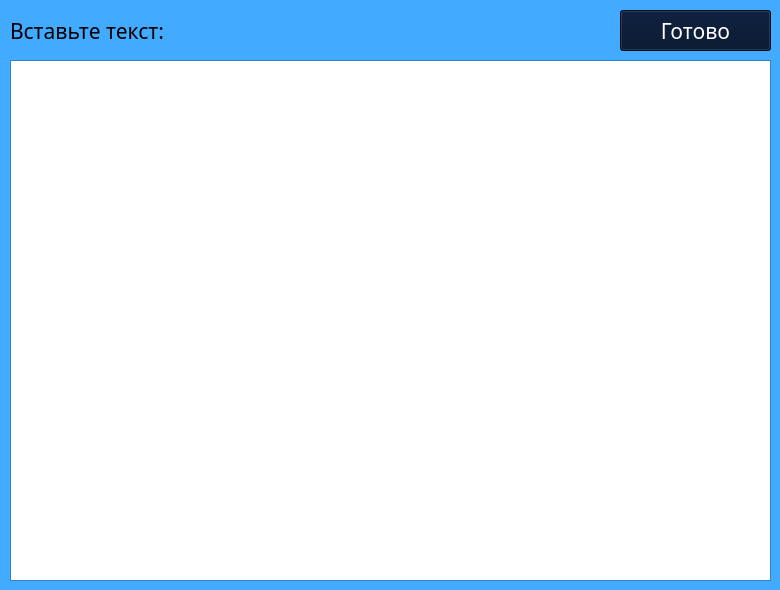
<?xml version="1.0" encoding="UTF-8"?>
<ui version="4.0">
 <class>MainWindow</class>
 <widget class="QMainWindow" name="MainWindow">
  <property name="geometry">
   <rect>
    <x>0</x>
    <y>0</y>
    <width>780</width>
    <height>590</height>
   </rect>
  </property>
  <property name="palette">
   <palette>
    <active>
     <colorrole role="WindowText">
      <brush brushstyle="SolidPattern">
       <color alpha="255">
        <red>0</red>
        <green>0</green>
        <blue>0</blue>
       </color>
      </brush>
     </colorrole>
     <colorrole role="Button">
      <brush brushstyle="SolidPattern">
       <color alpha="255">
        <red>66</red>
        <green>170</green>
        <blue>255</blue>
       </color>
      </brush>
     </colorrole>
     <colorrole role="Light">
      <brush brushstyle="SolidPattern">
       <color alpha="255">
        <red>194</red>
        <green>228</green>
        <blue>255</blue>
       </color>
      </brush>
     </colorrole>
     <colorrole role="Midlight">
      <brush brushstyle="SolidPattern">
       <color alpha="255">
        <red>130</red>
        <green>199</green>
        <blue>255</blue>
       </color>
      </brush>
     </colorrole>
     <colorrole role="Dark">
      <brush brushstyle="SolidPattern">
       <color alpha="255">
        <red>33</red>
        <green>85</green>
        <blue>127</blue>
       </color>
      </brush>
     </colorrole>
     <colorrole role="Mid">
      <brush brushstyle="SolidPattern">
       <color alpha="255">
        <red>44</red>
        <green>113</green>
        <blue>170</blue>
       </color>
      </brush>
     </colorrole>
     <colorrole role="Text">
      <brush brushstyle="SolidPattern">
       <color alpha="255">
        <red>0</red>
        <green>0</green>
        <blue>0</blue>
       </color>
      </brush>
     </colorrole>
     <colorrole role="BrightText">
      <brush brushstyle="SolidPattern">
       <color alpha="255">
        <red>255</red>
        <green>255</green>
        <blue>255</blue>
       </color>
      </brush>
     </colorrole>
     <colorrole role="ButtonText">
      <brush brushstyle="SolidPattern">
       <color alpha="255">
        <red>0</red>
        <green>0</green>
        <blue>0</blue>
       </color>
      </brush>
     </colorrole>
     <colorrole role="Base">
      <brush brushstyle="SolidPattern">
       <color alpha="255">
        <red>255</red>
        <green>255</green>
        <blue>255</blue>
       </color>
      </brush>
     </colorrole>
     <colorrole role="Window">
      <brush brushstyle="SolidPattern">
       <color alpha="255">
        <red>66</red>
        <green>170</green>
        <blue>255</blue>
       </color>
      </brush>
     </colorrole>
     <colorrole role="Shadow">
      <brush brushstyle="SolidPattern">
       <color alpha="255">
        <red>0</red>
        <green>0</green>
        <blue>0</blue>
       </color>
      </brush>
     </colorrole>
     <colorrole role="AlternateBase">
      <brush brushstyle="SolidPattern">
       <color alpha="255">
        <red>160</red>
        <green>212</green>
        <blue>255</blue>
       </color>
      </brush>
     </colorrole>
     <colorrole role="ToolTipBase">
      <brush brushstyle="SolidPattern">
       <color alpha="255">
        <red>255</red>
        <green>255</green>
        <blue>220</blue>
       </color>
      </brush>
     </colorrole>
     <colorrole role="ToolTipText">
      <brush brushstyle="SolidPattern">
       <color alpha="255">
        <red>0</red>
        <green>0</green>
        <blue>0</blue>
       </color>
      </brush>
     </colorrole>
    </active>
    <inactive>
     <colorrole role="WindowText">
      <brush brushstyle="SolidPattern">
       <color alpha="255">
        <red>0</red>
        <green>0</green>
        <blue>0</blue>
       </color>
      </brush>
     </colorrole>
     <colorrole role="Button">
      <brush brushstyle="SolidPattern">
       <color alpha="255">
        <red>66</red>
        <green>170</green>
        <blue>255</blue>
       </color>
      </brush>
     </colorrole>
     <colorrole role="Light">
      <brush brushstyle="SolidPattern">
       <color alpha="255">
        <red>194</red>
        <green>228</green>
        <blue>255</blue>
       </color>
      </brush>
     </colorrole>
     <colorrole role="Midlight">
      <brush brushstyle="SolidPattern">
       <color alpha="255">
        <red>130</red>
        <green>199</green>
        <blue>255</blue>
       </color>
      </brush>
     </colorrole>
     <colorrole role="Dark">
      <brush brushstyle="SolidPattern">
       <color alpha="255">
        <red>33</red>
        <green>85</green>
        <blue>127</blue>
       </color>
      </brush>
     </colorrole>
     <colorrole role="Mid">
      <brush brushstyle="SolidPattern">
       <color alpha="255">
        <red>44</red>
        <green>113</green>
        <blue>170</blue>
       </color>
      </brush>
     </colorrole>
     <colorrole role="Text">
      <brush brushstyle="SolidPattern">
       <color alpha="255">
        <red>0</red>
        <green>0</green>
        <blue>0</blue>
       </color>
      </brush>
     </colorrole>
     <colorrole role="BrightText">
      <brush brushstyle="SolidPattern">
       <color alpha="255">
        <red>255</red>
        <green>255</green>
        <blue>255</blue>
       </color>
      </brush>
     </colorrole>
     <colorrole role="ButtonText">
      <brush brushstyle="SolidPattern">
       <color alpha="255">
        <red>0</red>
        <green>0</green>
        <blue>0</blue>
       </color>
      </brush>
     </colorrole>
     <colorrole role="Base">
      <brush brushstyle="SolidPattern">
       <color alpha="255">
        <red>255</red>
        <green>255</green>
        <blue>255</blue>
       </color>
      </brush>
     </colorrole>
     <colorrole role="Window">
      <brush brushstyle="SolidPattern">
       <color alpha="255">
        <red>66</red>
        <green>170</green>
        <blue>255</blue>
       </color>
      </brush>
     </colorrole>
     <colorrole role="Shadow">
      <brush brushstyle="SolidPattern">
       <color alpha="255">
        <red>0</red>
        <green>0</green>
        <blue>0</blue>
       </color>
      </brush>
     </colorrole>
     <colorrole role="AlternateBase">
      <brush brushstyle="SolidPattern">
       <color alpha="255">
        <red>160</red>
        <green>212</green>
        <blue>255</blue>
       </color>
      </brush>
     </colorrole>
     <colorrole role="ToolTipBase">
      <brush brushstyle="SolidPattern">
       <color alpha="255">
        <red>255</red>
        <green>255</green>
        <blue>220</blue>
       </color>
      </brush>
     </colorrole>
     <colorrole role="ToolTipText">
      <brush brushstyle="SolidPattern">
       <color alpha="255">
        <red>0</red>
        <green>0</green>
        <blue>0</blue>
       </color>
      </brush>
     </colorrole>
    </inactive>
    <disabled>
     <colorrole role="WindowText">
      <brush brushstyle="SolidPattern">
       <color alpha="255">
        <red>33</red>
        <green>85</green>
        <blue>127</blue>
       </color>
      </brush>
     </colorrole>
     <colorrole role="Button">
      <brush brushstyle="SolidPattern">
       <color alpha="255">
        <red>66</red>
        <green>170</green>
        <blue>255</blue>
       </color>
      </brush>
     </colorrole>
     <colorrole role="Light">
      <brush brushstyle="SolidPattern">
       <color alpha="255">
        <red>194</red>
        <green>228</green>
        <blue>255</blue>
       </color>
      </brush>
     </colorrole>
     <colorrole role="Midlight">
      <brush brushstyle="SolidPattern">
       <color alpha="255">
        <red>130</red>
        <green>199</green>
        <blue>255</blue>
       </color>
      </brush>
     </colorrole>
     <colorrole role="Dark">
      <brush brushstyle="SolidPattern">
       <color alpha="255">
        <red>33</red>
        <green>85</green>
        <blue>127</blue>
       </color>
      </brush>
     </colorrole>
     <colorrole role="Mid">
      <brush brushstyle="SolidPattern">
       <color alpha="255">
        <red>44</red>
        <green>113</green>
        <blue>170</blue>
       </color>
      </brush>
     </colorrole>
     <colorrole role="Text">
      <brush brushstyle="SolidPattern">
       <color alpha="255">
        <red>33</red>
        <green>85</green>
        <blue>127</blue>
       </color>
      </brush>
     </colorrole>
     <colorrole role="BrightText">
      <brush brushstyle="SolidPattern">
       <color alpha="255">
        <red>255</red>
        <green>255</green>
        <blue>255</blue>
       </color>
      </brush>
     </colorrole>
     <colorrole role="ButtonText">
      <brush brushstyle="SolidPattern">
       <color alpha="255">
        <red>33</red>
        <green>85</green>
        <blue>127</blue>
       </color>
      </brush>
     </colorrole>
     <colorrole role="Base">
      <brush brushstyle="SolidPattern">
       <color alpha="255">
        <red>66</red>
        <green>170</green>
        <blue>255</blue>
       </color>
      </brush>
     </colorrole>
     <colorrole role="Window">
      <brush brushstyle="SolidPattern">
       <color alpha="255">
        <red>66</red>
        <green>170</green>
        <blue>255</blue>
       </color>
      </brush>
     </colorrole>
     <colorrole role="Shadow">
      <brush brushstyle="SolidPattern">
       <color alpha="255">
        <red>0</red>
        <green>0</green>
        <blue>0</blue>
       </color>
      </brush>
     </colorrole>
     <colorrole role="AlternateBase">
      <brush brushstyle="SolidPattern">
       <color alpha="255">
        <red>66</red>
        <green>170</green>
        <blue>255</blue>
       </color>
      </brush>
     </colorrole>
     <colorrole role="ToolTipBase">
      <brush brushstyle="SolidPattern">
       <color alpha="255">
        <red>255</red>
        <green>255</green>
        <blue>220</blue>
       </color>
      </brush>
     </colorrole>
     <colorrole role="ToolTipText">
      <brush brushstyle="SolidPattern">
       <color alpha="255">
        <red>0</red>
        <green>0</green>
        <blue>0</blue>
       </color>
      </brush>
     </colorrole>
    </disabled>
   </palette>
  </property>
  <property name="windowTitle">
   <string>MainWindow</string>
  </property>
  <widget class="QWidget" name="centralwidget">
   <widget class="QLabel" name="label">
    <property name="geometry">
     <rect>
      <x>10</x>
      <y>10</y>
      <width>241</width>
      <height>41</height>
     </rect>
    </property>
    <property name="font">
     <font>
      <family>Mongolian Baiti</family>
      <pointsize>16</pointsize>
     </font>
    </property>
    <property name="text">
     <string>Вставьте текст:</string>
    </property>
   </widget>
   <widget class="QPlainTextEdit" name="ctrlvtext">
    <property name="geometry">
     <rect>
      <x>10</x>
      <y>60</y>
      <width>761</width>
      <height>521</height>
     </rect>
    </property>
    <property name="font">
     <font>
      <pointsize>12</pointsize>
     </font>
    </property>
   </widget>
   <widget class="QPushButton" name="ok">
    <property name="geometry">
     <rect>
      <x>620</x>
      <y>10</y>
      <width>151</width>
      <height>41</height>
     </rect>
    </property>
    <property name="font">
     <font>
      <family>Mongolian Baiti</family>
      <pointsize>16</pointsize>
     </font>
    </property>
    <property name="styleSheet">
     <string notr="true">background-color: rgb(0, 16, 42);
color: rgb(255, 255, 255);</string>
    </property>
    <property name="text">
     <string>Готово</string>
    </property>
   </widget>
  </widget>
 </widget>
 <resources/>
 <connections/>
</ui>
